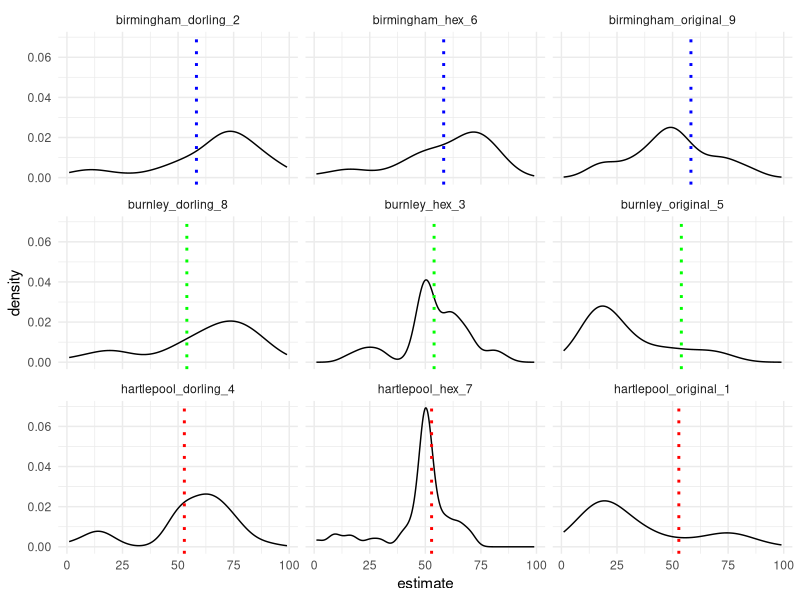

The R source for this figure:
# Load packages.
library(readxl)
library(readr)
library(dplyr)
library(tidyr)
library(stringr)
library(ggplot2)

# Load  survey data.
survey_df <- read_xlsx("results/20220118-Uncertainty and Misrepresentation in spatial data (1-53).xlsx")

# Initial clean.
survey_clean_df <- survey_df %>% 
  rename(hartlepool_original_1 = `1`,
         birmingham_dorling_2  = `2`,
         burnley_hex_3         = `3`,
         hartlepool_dorling_4  = `4`,
         burnley_original_5    = `5`,
         birmingham_hex_6      = `6`,
         hartlepool_hex_7      = `7`,
         burnley_dorling_8     = `8`,
         birmingham_original_9 = `9`) %>% 
  filter(ID != 6,      # likely a test
         ID != 13,     # useful but gave text answers
         ID != 19) %>% # useful but gave text answers
  mutate(across(2:10, as.numeric),
         across(2:10, round, 0)) %>% 
  pivot_longer(cols = -ID, names_to = "la_map_question", values_to = "estimate") %>% 
  mutate(la = if_else(str_detect(la_map_question, "hartlepool"), "hartlepool", la_map_question),
         la = if_else(str_detect(la_map_question, "birmingham"), "birmingham", la),
         la = if_else(str_detect(la_map_question, "burnley")   , "burnley"   , la)) %>% 
  filter(estimate != 0) # assume misunderstood or test. Important to discuss.

# Load in the correct answers.
residents_df <- read_csv("results/residents_imd_df.csv")

# Subset what we need and mimic other data frame for a rowbind.
residents_clean_df <- residents_df %>% 
  filter(IMD19rank_new5 == 1) %>% 
  select(LA11_name, prop_pop) %>% 
  rename(local_authority = LA11_name,
         estimate = prop_pop) 

residents_clean_df

birm_pop <- residents_clean_df$estimate[1]
burn_pop <- residents_clean_df$estimate[2]
hart_pop <- residents_clean_df$estimate[3]

# Create matchable data frame if needed.
pops_df <- tibble(la_map_question = unique(survey_clean_df$la_map_question)) %>% 
  mutate(estimate = if_else(str_detect(la_map_question, "birmingham"), birm_pop, 0),        # 0 is a temp filler.
         estimate = if_else(str_detect(la_map_question, "burnley")   , burn_pop, estimate),
         estimate = if_else(str_detect(la_map_question, "hartlepool"), hart_pop, estimate),
         ID = 999, # this just tells us it's the real one!
         la = if_else(str_detect(la_map_question, "hartlepool"), "hartlepool", la_map_question),
         la = if_else(str_detect(la_map_question, "birmingham"), "birmingham", la),
         la = if_else(str_detect(la_map_question, "burnley")   , "burnley"   , la)) %>% 
  select(ID, la_map_question, estimate, la)

# Bind rows.
survey_clean_pops_df <- bind_rows(survey_clean_df, pops_df)
  
# Plot.
  ggplot() +
    geom_density(data = filter(survey_clean_df, ID != 999), aes(x = estimate)) +
    geom_vline  (data = filter(survey_clean_df, la == "hartlepool"), aes(xintercept = hart_pop), col = "red"  , linetype = "dotted", size = 1) +
    geom_vline  (data = filter(survey_clean_df, la == "birmingham"), aes(xintercept = birm_pop), col = "blue" , linetype = "dotted", size = 1) +
    geom_vline  (data = filter(survey_clean_df, la == "burnley")   , aes(xintercept = burn_pop), col = "green", linetype = "dotted", size = 1) +
    facet_wrap(~la_map_question) +
    theme_minimal()
  
  
